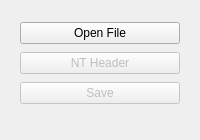
<?xml version="1.0" encoding="UTF-8"?>
<ui version="4.0">
 <class>MainWindow</class>
 <widget class="QMainWindow" name="MainWindow">
  <property name="windowModality">
   <enum>Qt::WindowModal</enum>
  </property>
  <property name="geometry">
   <rect>
    <x>0</x>
    <y>0</y>
    <width>200</width>
    <height>140</height>
   </rect>
  </property>
  <property name="sizePolicy">
   <sizepolicy hsizetype="Fixed" vsizetype="Fixed">
    <horstretch>0</horstretch>
    <verstretch>0</verstretch>
   </sizepolicy>
  </property>
  <property name="windowTitle">
   <string>PE Edit</string>
  </property>
  <widget class="QWidget" name="centralwidget">
   <widget class="QWidget" name="verticalLayoutWidget">
    <property name="geometry">
     <rect>
      <x>20</x>
      <y>20</y>
      <width>160</width>
      <height>86</height>
     </rect>
    </property>
    <layout class="QVBoxLayout" name="buttonsLayout">
     <item>
      <widget class="QPushButton" name="openFileButton">
       <property name="text">
        <string>Open File</string>
       </property>
      </widget>
     </item>
     <item>
      <widget class="QPushButton" name="ntButton">
       <property name="enabled">
        <bool>false</bool>
       </property>
       <property name="text">
        <string>NT Header</string>
       </property>
      </widget>
     </item>
     <item>
      <widget class="QPushButton" name="saveButton">
       <property name="enabled">
        <bool>false</bool>
       </property>
       <property name="text">
        <string>Save</string>
       </property>
      </widget>
     </item>
    </layout>
   </widget>
  </widget>
 </widget>
 <resources/>
 <connections/>
</ui>
